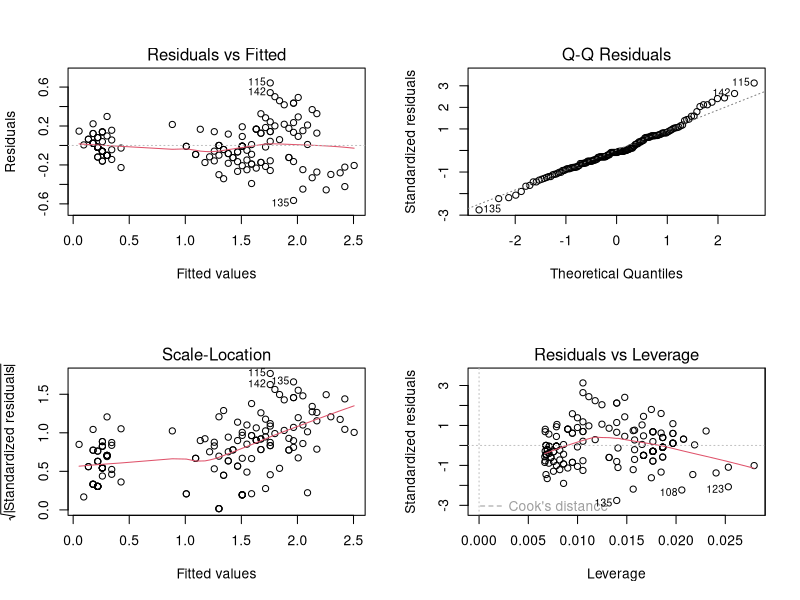
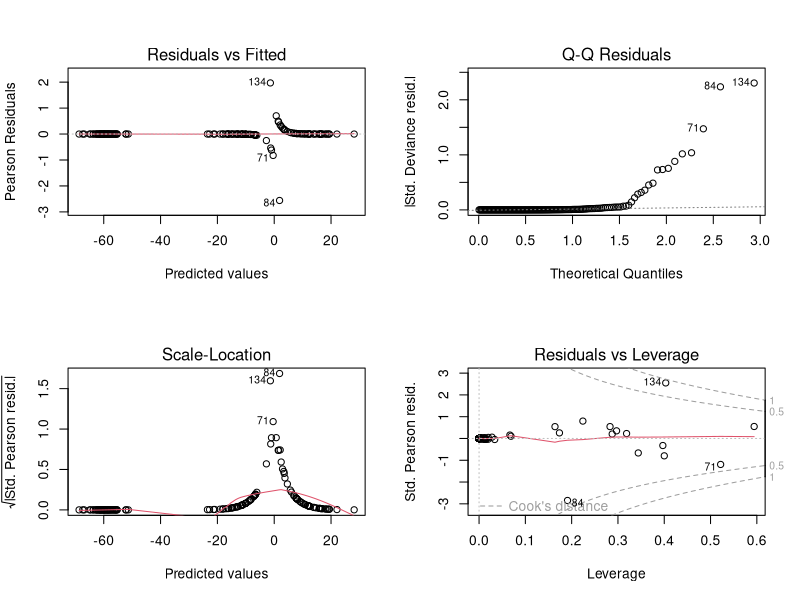
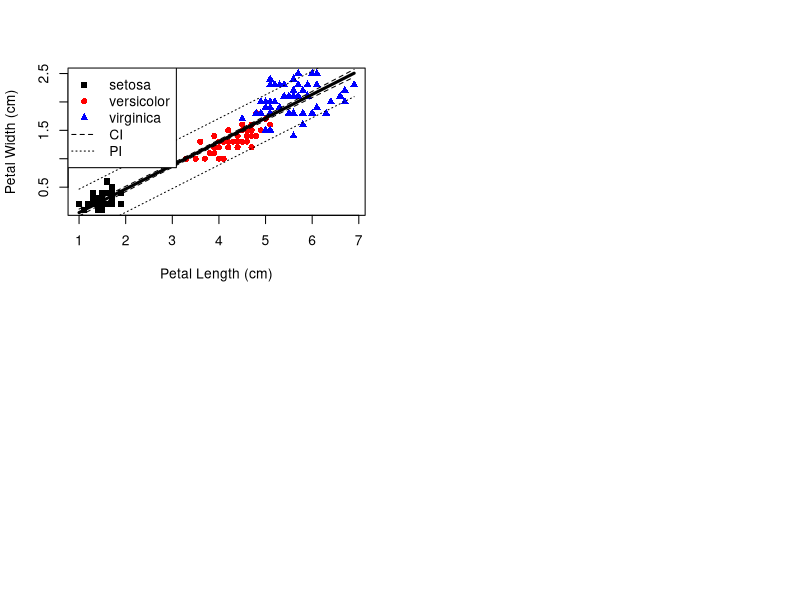

These figures' R source, in order:
data(iris)
fit <- lm(Petal.Width ~ Petal.Length, data=iris)
class(fit)

methods(class=class(fit))
summary(fit)

coefficients(fit) # model coefficients
predict(fit) # fitted predictions
predict(fit, newdata=data.frame(Petal.Length=seq(1, 2, by=0.1)))
confint(fit, level=0.95) # CIs for model parameters 
fitted(fit) # predicted values
residuals(fit) # residuals
anova(fit) # anova table 
influence(fit) # regression diagnostics

par(mfrow=c(2,2))
plot(fit)
#Multiple Regression
fit2 <- lm(Petal.Width ~ Petal.Length + Sepal.Length + Sepal.Width, data=iris)
summary(fit2) # show results

anova(fit, fit2)

fit2int <- lm(Petal.Width ~ Petal.Length + Sepal.Length + Sepal.Width + Petal.Length:Sepal.Length, data=iris)
anova(fit2, fit2int)

fit3 <- lm(Petal.Width ~ Petal.Length + Sepal.Length + Sepal.Width + Species, data=iris)
summary(fit3)

anova(fit2, fit3)

library('xtable')
print(xtable(fit3), type="html")

print(anova(fit3))

iris2 <- iris

iris2$virginica <- iris$Species == "virginica"
fit4 <- glm(virginica ~ Petal.Width + Petal.Length + Sepal.Length + Sepal.Width, data=iris2, family=binomial)
plot(fit4)

plot(Petal.Width ~ Petal.Length, col=c("black", "red", "blue")[Species], pch=(15:17)[Species], xlab="Petal Length (cm)", ylab="Petal Width (cm)", data=iris)
newx <- data.frame(Petal.Length=seq(min(iris$Petal.Length), max(iris$Petal.Length), length.out=100))
conf.interval <- predict(fit, newdata=newx, interval="confidence")
pred.interval <- predict(fit, newdata=newx, interval="prediction")
lines(conf.interval[, "fit"] ~ newx[, 1], lty=1, lw=3)
lines(conf.interval[, "lwr"] ~ newx[, 1], lty=2)
lines(conf.interval[, "upr"] ~ newx[, 1], lty=2)
lines(pred.interval[, "lwr"] ~ newx[, 1], lty=3)
lines(pred.interval[, "upr"] ~ newx[, 1], lty=3)
legend("topleft", legend=c(levels(iris$Species), "CI", "PI"), col=c("black", "red", "blue", "black", "black"), pch=c(15:17, -1, -1), lty=c(-1, -1, -1, 2, 3))